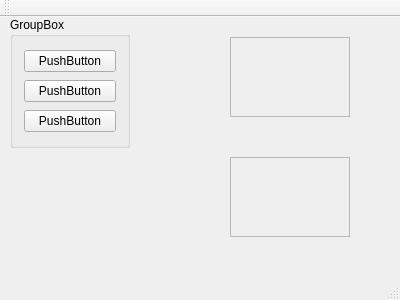
<?xml version="1.0" encoding="UTF-8"?>
<ui version="4.0">
 <class>MainWindow</class>
 <widget class="QMainWindow" name="MainWindow">
  <property name="geometry">
   <rect>
    <x>0</x>
    <y>0</y>
    <width>400</width>
    <height>300</height>
   </rect>
  </property>
  <property name="windowTitle">
   <string>MainWindow</string>
  </property>
  <widget class="QWidget" name="centralWidget">
   <widget class="QGroupBox" name="groupBox">
    <property name="geometry">
     <rect>
      <x>10</x>
      <y>0</y>
      <width>120</width>
      <height>131</height>
     </rect>
    </property>
    <property name="minimumSize">
     <size>
      <width>120</width>
      <height>0</height>
     </size>
    </property>
    <property name="title">
     <string>GroupBox</string>
    </property>
    <layout class="QVBoxLayout">
     <item>
      <widget class="QPushButton" name="pushButton">
       <property name="text">
        <string>PushButton</string>
       </property>
      </widget>
     </item>
     <item>
      <widget class="QPushButton" name="pushButton_2">
       <property name="text">
        <string>PushButton</string>
       </property>
      </widget>
     </item>
     <item>
      <widget class="QPushButton" name="pushButton_3">
       <property name="text">
        <string>PushButton</string>
       </property>
      </widget>
     </item>
    </layout>
   </widget>
   <widget class="QScrollArea" name="scrollArea">
    <property name="geometry">
     <rect>
      <x>230</x>
      <y>140</y>
      <width>120</width>
      <height>80</height>
     </rect>
    </property>
    <property name="widgetResizable">
     <bool>true</bool>
    </property>
    <widget class="QWidget" name="scrollAreaWidgetContents">
     <property name="geometry">
      <rect>
       <x>0</x>
       <y>0</y>
       <width>118</width>
       <height>78</height>
      </rect>
     </property>
    </widget>
   </widget>
   <widget class="QFrame" name="frame">
    <property name="geometry">
     <rect>
      <x>230</x>
      <y>20</y>
      <width>120</width>
      <height>80</height>
     </rect>
    </property>
    <property name="frameShape">
     <enum>QFrame::StyledPanel</enum>
    </property>
    <property name="frameShadow">
     <enum>QFrame::Sunken</enum>
    </property>
   </widget>
  </widget>
  <widget class="QMenuBar" name="menuBar">
   <property name="geometry">
    <rect>
     <x>0</x>
     <y>0</y>
     <width>400</width>
     <height>22</height>
    </rect>
   </property>
  </widget>
  <widget class="QToolBar" name="mainToolBar">
   <attribute name="toolBarArea">
    <enum>TopToolBarArea</enum>
   </attribute>
   <attribute name="toolBarBreak">
    <bool>false</bool>
   </attribute>
  </widget>
  <widget class="QStatusBar" name="statusBar"/>
 </widget>
 <layoutdefault spacing="6" margin="11"/>
 <resources/>
 <connections/>
</ui>
